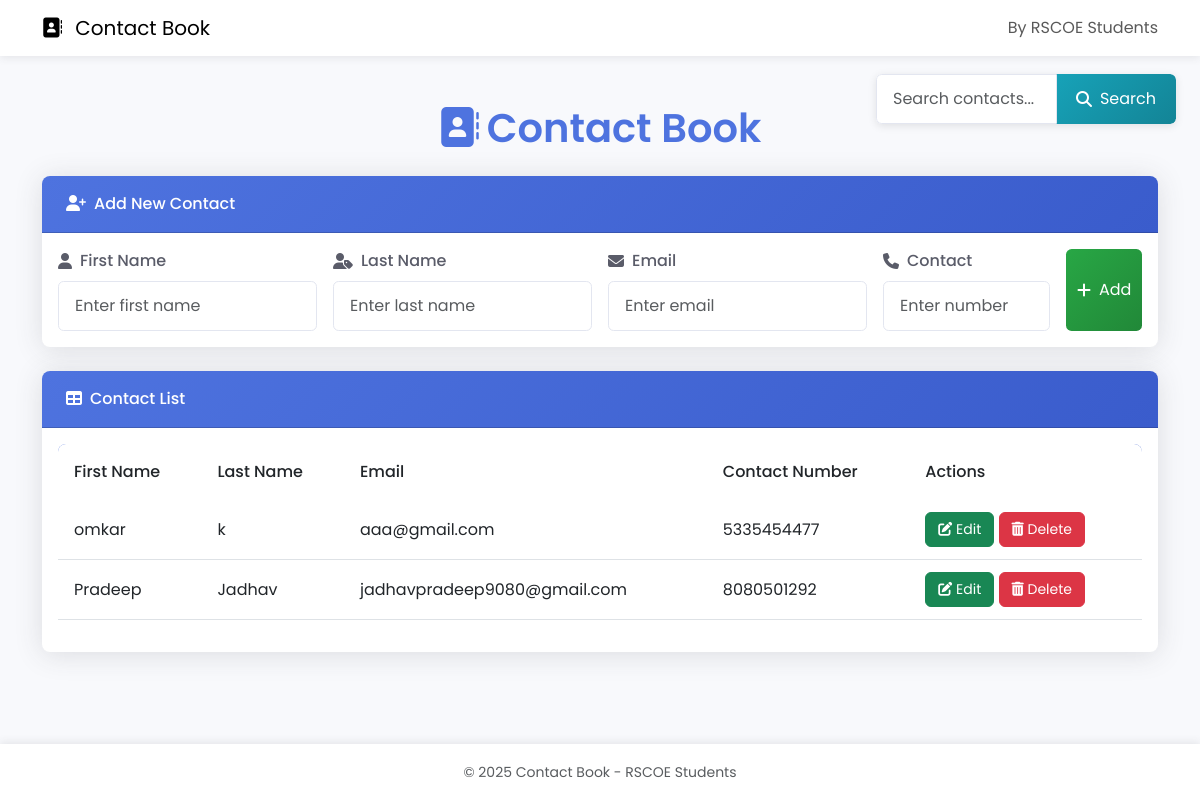
Before: / with the older database file.
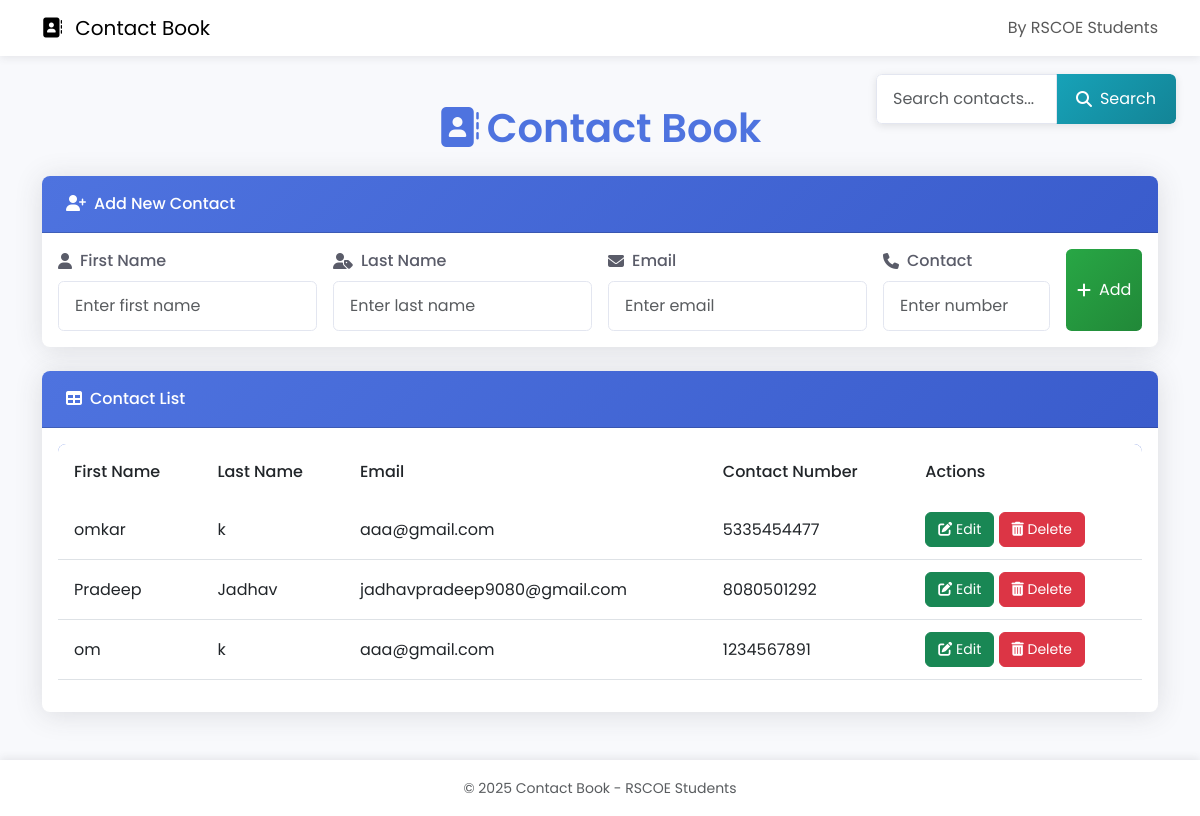
After: the same page with the newer database file.
### home/models.py (models this page shows)
class Contact(models.Model):
    FirstName=models.CharField(max_length=30)
    LastName=models.CharField(max_length=30)
    Email=models.EmailField()
    ContactNumber=models.CharField(max_length=10)

### home/views.py (the view, shortened to what this page needs)
# urls.py: path('', views.saveinfo, name='saveinfo'),
def saveinfo(request):
    Data = Contact.objects.all()
    return render(request,"index.html",{'Data':Data})

### templates/index.html (shortened to what the changed rows need)
{% load static %}
<!DOCTYPE html>
<html lang="en">
<head>
    <link href="https://cdn.jsdelivr.net/npm/bootstrap@5.3.0/dist/css/bootstrap.min.css" rel="stylesheet">
    <link rel="stylesheet" href="https://cdnjs.cloudflare.com/ajax/libs/font-awesome/6.4.0/css/all.min.css">
</head>
<body>
    <div class="container py-4">
        <h1 class="header">
            <i class="fas fa-address-book me-2"></i>Contact Book
        </h1>
        <div class="card">
            <div class="card-body">
                <div class="table-responsive">
                    <table class="table table-hover">
                        <thead>
                            <tr>
                                <th>First Name</th>
                                <th>Last Name</th>
                                <th>Email</th>
                                <th>Contact Number</th>
                                <th>Actions</th>
                            </tr>
                        </thead>
                        <tbody>
                            {% for info in Data %}
                            <tr>
                                <td>{{ info.FirstName }}</td>
                                <td>{{ info.LastName }}</td>
                                <td>{{ info.Email }}</td>
                                <td>{{ info.ContactNumber }}</td>
                                <td class="action-btns">
                                    <a href="{% url 'edit' info.id %}" class="btn btn-success btn-action">
                                        <i class="fas fa-edit"></i> Edit
                                    </a>
                                    <a href="{% url 'delete' info.id %}" class="btn btn-danger btn-action">
                                        <i class="fas fa-trash-alt"></i> Delete
                                    </a>
                                </td>
                            </tr>
                            {% endfor %}
                        </tbody>
                    </table>
                </div>
            </div>
        </div>
    </div>
</body>
</html>

Changed rows visible on the page:
added Contact: FirstName "om", LastName "k", Email "aaa@gmail.com", ContactNumber "1234567891"
